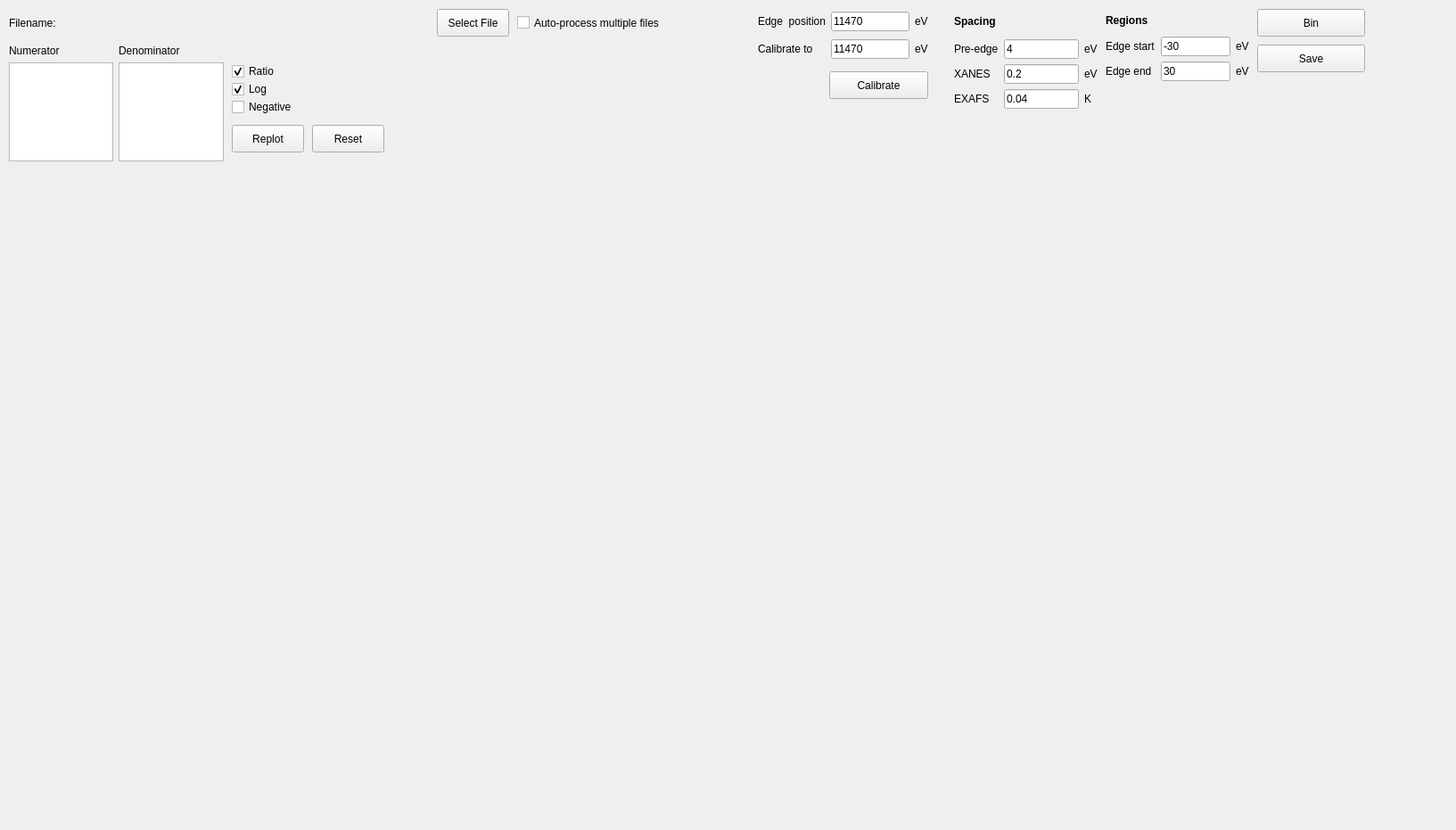
<?xml version="1.0" encoding="UTF-8"?>
<ui version="4.0">
 <class>Form</class>
 <widget class="QWidget" name="Form">
  <property name="geometry">
   <rect>
    <x>0</x>
    <y>0</y>
    <width>1633</width>
    <height>931</height>
   </rect>
  </property>
  <property name="windowTitle">
   <string>Form</string>
  </property>
  <widget class="QWidget" name="gridLayoutWidget_11">
   <property name="geometry">
    <rect>
     <x>10</x>
     <y>10</y>
     <width>481</width>
     <height>31</height>
    </rect>
   </property>
   <layout class="QGridLayout" name="gridLayout_10">
    <item row="0" column="0">
     <widget class="QLabel" name="label_23">
      <property name="text">
       <string>Filename:</string>
      </property>
     </widget>
    </item>
    <item row="0" column="1">
     <widget class="QLabel" name="label_filenames">
      <property name="sizePolicy">
       <sizepolicy hsizetype="Expanding" vsizetype="Preferred">
        <horstretch>0</horstretch>
        <verstretch>0</verstretch>
       </sizepolicy>
      </property>
      <property name="font">
       <font>
        <weight>50</weight>
        <bold>false</bold>
       </font>
      </property>
      <property name="text">
       <string/>
      </property>
     </widget>
    </item>
   </layout>
  </widget>
  <widget class="QWidget" name="gridLayoutWidget_8">
   <property name="geometry">
    <rect>
     <x>10</x>
     <y>50</y>
     <width>241</width>
     <height>131</height>
    </rect>
   </property>
   <layout class="QGridLayout" name="gridLayout_18">
    <item row="0" column="0">
     <widget class="QLabel" name="label_97">
      <property name="minimumSize">
       <size>
        <width>100</width>
        <height>0</height>
       </size>
      </property>
      <property name="text">
       <string>Numerator</string>
      </property>
     </widget>
    </item>
    <item row="1" column="0">
     <widget class="QListWidget" name="listWidget_numerator"/>
    </item>
    <item row="0" column="1">
     <widget class="QLabel" name="label_98">
      <property name="minimumSize">
       <size>
        <width>100</width>
        <height>0</height>
       </size>
      </property>
      <property name="text">
       <string>Denominator</string>
      </property>
     </widget>
    </item>
    <item row="1" column="1">
     <widget class="QListWidget" name="listWidget_denominator"/>
    </item>
   </layout>
  </widget>
  <widget class="QPushButton" name="push_replot_file">
   <property name="geometry">
    <rect>
     <x>260</x>
     <y>140</y>
     <width>81</width>
     <height>31</height>
    </rect>
   </property>
   <property name="text">
    <string>Replot</string>
   </property>
  </widget>
  <widget class="QPushButton" name="push_select_file">
   <property name="geometry">
    <rect>
     <x>490</x>
     <y>10</y>
     <width>81</width>
     <height>31</height>
    </rect>
   </property>
   <property name="acceptDrops">
    <bool>false</bool>
   </property>
   <property name="text">
    <string>Select File</string>
   </property>
  </widget>
  <widget class="QCheckBox" name="checkBox_process_bin">
   <property name="geometry">
    <rect>
     <x>580</x>
     <y>10</y>
     <width>211</width>
     <height>31</height>
    </rect>
   </property>
   <property name="toolTip">
    <string>
b</string>
   </property>
   <property name="text">
    <string>Auto-process multiple files</string>
   </property>
   <property name="checked">
    <bool>false</bool>
   </property>
   <property name="tristate">
    <bool>false</bool>
   </property>
  </widget>
  <widget class="QWidget" name="verticalLayoutWidget_7">
   <property name="geometry">
    <rect>
     <x>10</x>
     <y>190</y>
     <width>811</width>
     <height>731</height>
    </rect>
   </property>
   <layout class="QVBoxLayout" name="plot_interpolated_scans"/>
  </widget>
  <widget class="QWidget" name="gridLayoutWidget_14">
   <property name="geometry">
    <rect>
     <x>1070</x>
     <y>10</y>
     <width>161</width>
     <height>112</height>
    </rect>
   </property>
   <layout class="QGridLayout" name="gridLayout_15">
    <item row="0" column="0">
     <widget class="QLabel" name="label_83">
      <property name="font">
       <font>
        <weight>75</weight>
        <bold>true</bold>
       </font>
      </property>
      <property name="text">
       <string>Spacing</string>
      </property>
     </widget>
    </item>
    <item row="1" column="0">
     <widget class="QLabel" name="label_75">
      <property name="text">
       <string>Pre-edge</string>
      </property>
     </widget>
    </item>
    <item row="2" column="0">
     <widget class="QLabel" name="label_72">
      <property name="text">
       <string>XANES</string>
      </property>
     </widget>
    </item>
    <item row="1" column="1">
     <widget class="QLineEdit" name="edit_preedge_spacing">
      <property name="text">
       <string>4</string>
      </property>
     </widget>
    </item>
    <item row="1" column="2">
     <widget class="QLabel" name="label_74">
      <property name="text">
       <string>eV</string>
      </property>
     </widget>
    </item>
    <item row="2" column="1">
     <widget class="QLineEdit" name="edit_xanes_spacing">
      <property name="text">
       <string>0.2</string>
      </property>
     </widget>
    </item>
    <item row="2" column="2">
     <widget class="QLabel" name="label_76">
      <property name="text">
       <string>eV</string>
      </property>
     </widget>
    </item>
    <item row="3" column="0">
     <widget class="QLabel" name="label_84">
      <property name="text">
       <string>EXAFS</string>
      </property>
     </widget>
    </item>
    <item row="3" column="1">
     <widget class="QLineEdit" name="edit_exafs_spacing">
      <property name="text">
       <string>0.04</string>
      </property>
     </widget>
    </item>
    <item row="3" column="2">
     <widget class="QLabel" name="label_85">
      <property name="text">
       <string>K</string>
      </property>
     </widget>
    </item>
   </layout>
  </widget>
  <widget class="QWidget" name="gridLayoutWidget_13">
   <property name="geometry">
    <rect>
     <x>850</x>
     <y>10</y>
     <width>191</width>
     <height>61</height>
    </rect>
   </property>
   <layout class="QGridLayout" name="gridLayout_12">
    <item row="0" column="0">
     <widget class="QLabel" name="label_81">
      <property name="font">
       <font>
        <weight>50</weight>
        <bold>false</bold>
       </font>
      </property>
      <property name="text">
       <string>Edge  position</string>
      </property>
     </widget>
    </item>
    <item row="0" column="1">
     <widget class="QLineEdit" name="edit_E0">
      <property name="text">
       <string>11470</string>
      </property>
     </widget>
    </item>
    <item row="0" column="2">
     <widget class="QLabel" name="label_82">
      <property name="text">
       <string>eV</string>
      </property>
     </widget>
    </item>
    <item row="1" column="0">
     <widget class="QLabel" name="label_95">
      <property name="font">
       <font>
        <weight>50</weight>
        <bold>false</bold>
       </font>
      </property>
      <property name="text">
       <string>Calibrate to</string>
      </property>
     </widget>
    </item>
    <item row="1" column="1">
     <widget class="QLineEdit" name="edit_ECal">
      <property name="text">
       <string>11470</string>
      </property>
     </widget>
    </item>
    <item row="1" column="2">
     <widget class="QLabel" name="label_96">
      <property name="text">
       <string>eV</string>
      </property>
     </widget>
    </item>
   </layout>
  </widget>
  <widget class="QWidget" name="verticalLayoutWidget_9">
   <property name="geometry">
    <rect>
     <x>830</x>
     <y>190</y>
     <width>801</width>
     <height>731</height>
    </rect>
   </property>
   <layout class="QVBoxLayout" name="plot_binned_scans"/>
  </widget>
  <widget class="QPushButton" name="push_calibrate">
   <property name="geometry">
    <rect>
     <x>930</x>
     <y>80</y>
     <width>111</width>
     <height>31</height>
    </rect>
   </property>
   <property name="text">
    <string>Calibrate</string>
   </property>
  </widget>
  <widget class="QWidget" name="gridLayoutWidget_12">
   <property name="geometry">
    <rect>
     <x>1240</x>
     <y>10</y>
     <width>161</width>
     <height>81</height>
    </rect>
   </property>
   <layout class="QGridLayout" name="gridLayout_11">
    <item row="2" column="1">
     <widget class="QLineEdit" name="edit_edge_start">
      <property name="text">
       <string>-30</string>
      </property>
     </widget>
    </item>
    <item row="2" column="2">
     <widget class="QLabel" name="label_73">
      <property name="text">
       <string>eV</string>
      </property>
     </widget>
    </item>
    <item row="3" column="1">
     <widget class="QLineEdit" name="edit_edge_end">
      <property name="text">
       <string>30</string>
      </property>
     </widget>
    </item>
    <item row="2" column="0">
     <widget class="QLabel" name="label_77">
      <property name="text">
       <string>Edge start</string>
      </property>
     </widget>
    </item>
    <item row="3" column="2">
     <widget class="QLabel" name="label_78">
      <property name="text">
       <string>eV</string>
      </property>
     </widget>
    </item>
    <item row="3" column="0">
     <widget class="QLabel" name="label_79">
      <property name="text">
       <string>Edge end</string>
      </property>
     </widget>
    </item>
    <item row="0" column="0">
     <widget class="QLabel" name="label_80">
      <property name="font">
       <font>
        <weight>75</weight>
        <bold>true</bold>
       </font>
      </property>
      <property name="text">
       <string>Regions</string>
      </property>
     </widget>
    </item>
   </layout>
  </widget>
  <widget class="QPushButton" name="push_bin">
   <property name="geometry">
    <rect>
     <x>1410</x>
     <y>10</y>
     <width>121</width>
     <height>31</height>
    </rect>
   </property>
   <property name="text">
    <string>Bin</string>
   </property>
  </widget>
  <widget class="QPushButton" name="push_reset_data">
   <property name="geometry">
    <rect>
     <x>350</x>
     <y>140</y>
     <width>81</width>
     <height>31</height>
    </rect>
   </property>
   <property name="text">
    <string>Reset</string>
   </property>
  </widget>
  <widget class="QCheckBox" name="checkBox_log">
   <property name="geometry">
    <rect>
     <x>260</x>
     <y>90</y>
     <width>99</width>
     <height>20</height>
    </rect>
   </property>
   <property name="text">
    <string>Log</string>
   </property>
   <property name="checked">
    <bool>true</bool>
   </property>
   <property name="tristate">
    <bool>false</bool>
   </property>
  </widget>
  <widget class="QCheckBox" name="checkBox_neg">
   <property name="geometry">
    <rect>
     <x>260</x>
     <y>110</y>
     <width>99</width>
     <height>20</height>
    </rect>
   </property>
   <property name="text">
    <string>Negative</string>
   </property>
   <property name="checked">
    <bool>false</bool>
   </property>
   <property name="tristate">
    <bool>false</bool>
   </property>
  </widget>
  <widget class="QCheckBox" name="checkBox_ratio">
   <property name="geometry">
    <rect>
     <x>260</x>
     <y>70</y>
     <width>99</width>
     <height>20</height>
    </rect>
   </property>
   <property name="text">
    <string>Ratio</string>
   </property>
   <property name="checked">
    <bool>true</bool>
   </property>
   <property name="tristate">
    <bool>false</bool>
   </property>
  </widget>
  <widget class="QPushButton" name="push_save_binned">
   <property name="geometry">
    <rect>
     <x>1410</x>
     <y>50</y>
     <width>121</width>
     <height>31</height>
    </rect>
   </property>
   <property name="text">
    <string>Save</string>
   </property>
  </widget>
 </widget>
 <resources/>
 <connections/>
</ui>
